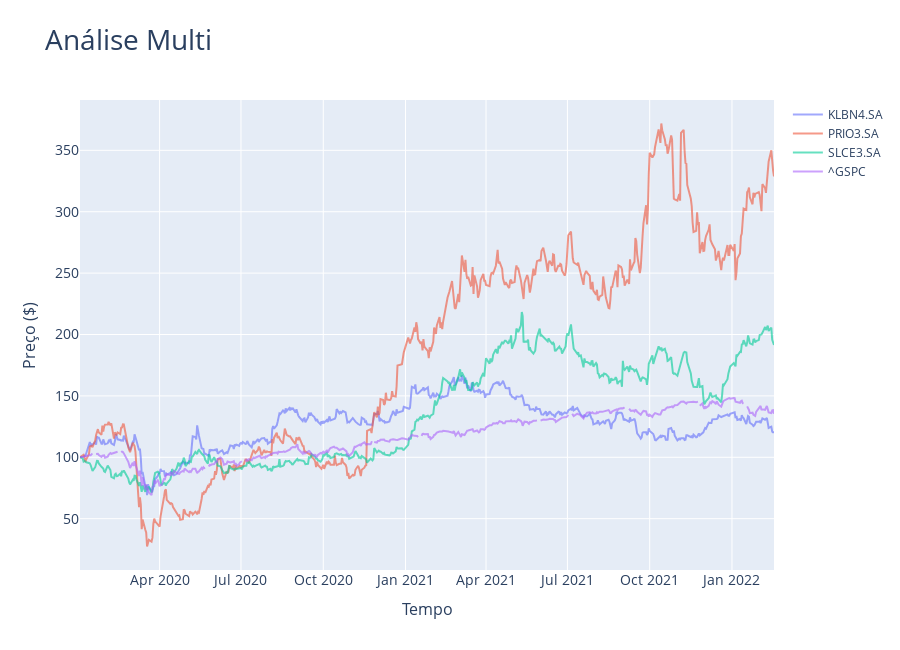

Here is the notebook cell this chart was saved with:
### Code cell
comm.plot(norm=True,start=date)

### Figure 1 — Plotly figure (JSON) as saved in the notebook; plotly's stock layout.template omitted (floating-point values rounded to 4 significant figures; data arrays with more than 128 entries replaced by an {"elided": "..."} marker saying what was removed)
{"data": [{"mode": "lines", "name": "KLBN4.SA", "opacity": 0.6, "type": "scatter", "x": {"elided": "528 str values"}, "y": {"elided": "528 float values"}}, {"mode": "lines", "name": "PRIO3.SA", "opacity": 0.6, "type": "scatter", "x": {"elided": "528 str values"}, "y": {"elided": "528 float values"}}, {"mode": "lines", "name": "SLCE3.SA", "opacity": 0.6, "type": "scatter", "x": {"elided": "528 str values"}, "y": {"elided": "528 float values"}}, {"mode": "lines", "name": "^GSPC", "opacity": 0.6, "type": "scatter", "x": {"elided": "528 str values"}, "y": {"elided": "528 float values"}}], "layout": {"height": 650, "title": {"font": {"size": 28}, "text": "Análise Multi"}, "xaxis": {"tickfont": {"size": 14}, "title": {"font": {"size": 16}, "text": "Tempo"}}, "yaxis": {"tickfont": {"size": 14}, "title": {"font": {"size": 16}, "text": "Preço ($)"}}}}
